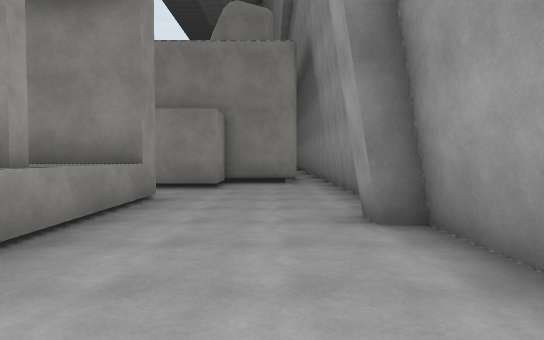
View 1 (above)

18 first-person views from a walk through a scene from a Unity 3-D project. The camera is 1.4 m above the floor, tilts 2° down and sees 75° across. The floor is counted in squares, 2 m on a side. Each view is taken from the middle of a square. On the plan, view 1 faces up. The plan holds only what a view shows up to about 11 squares ahead; the rest is blank. The place goes on beyond the plan. The player character is not drawn. Surface patterns are stand-ins for the level's own textures.

View 2
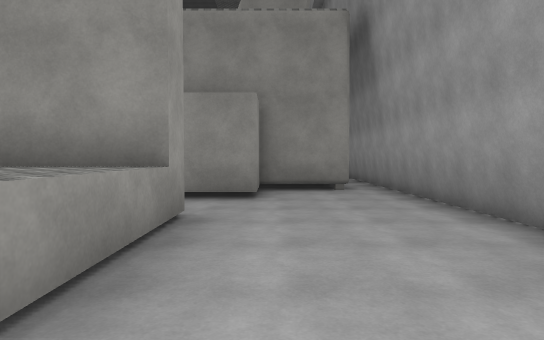

View 3
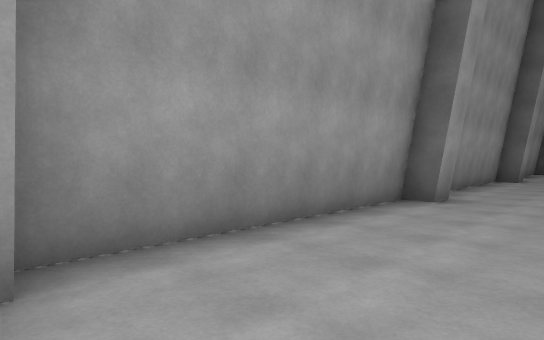

View 4
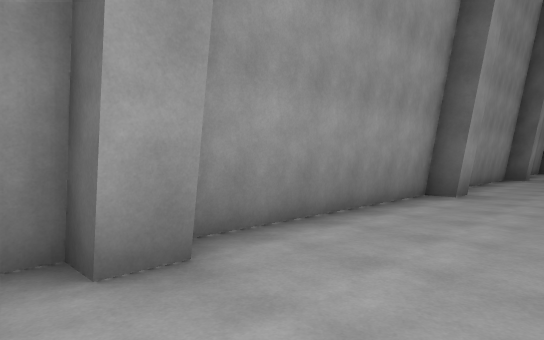

View 5
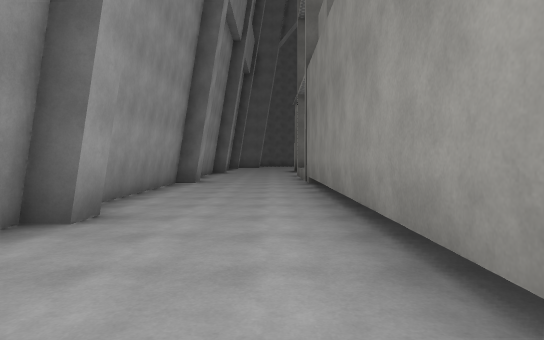

View 6
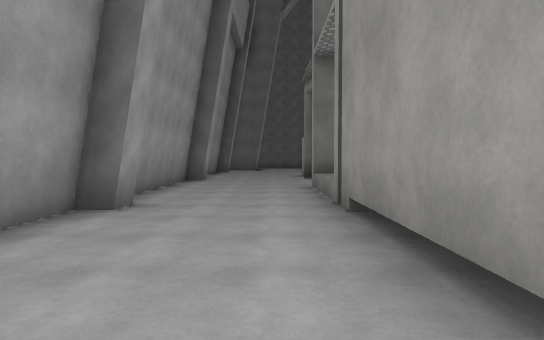

View 7
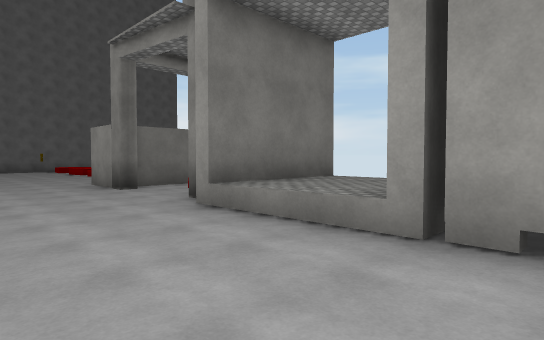

View 8
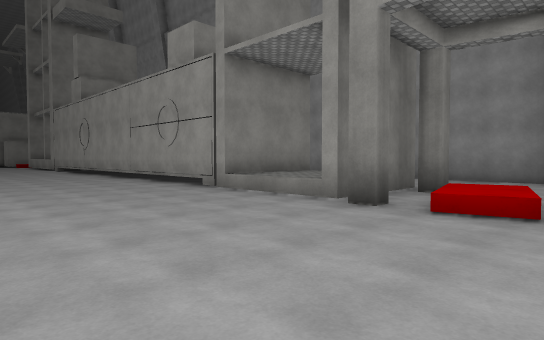

View 9
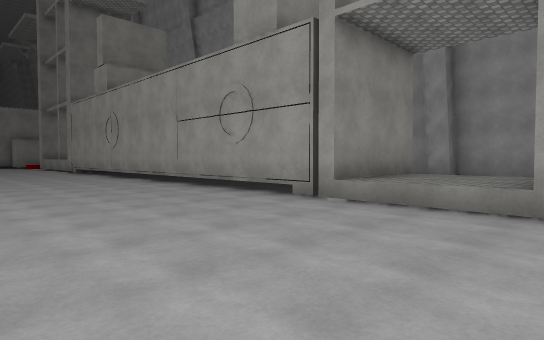

View 10
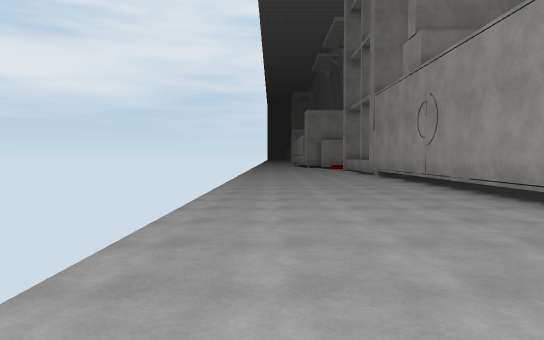

View 11
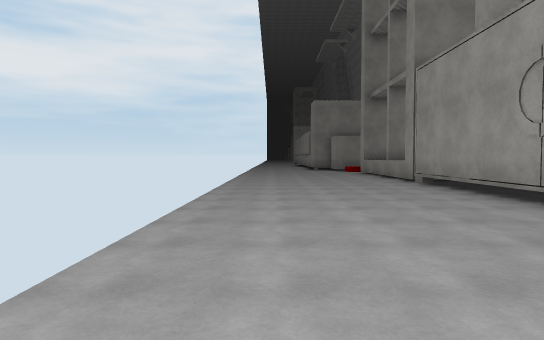

View 12
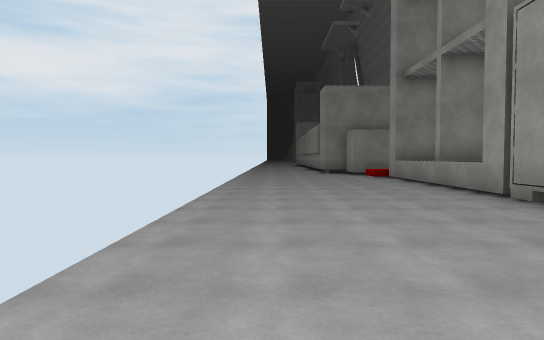

View 13
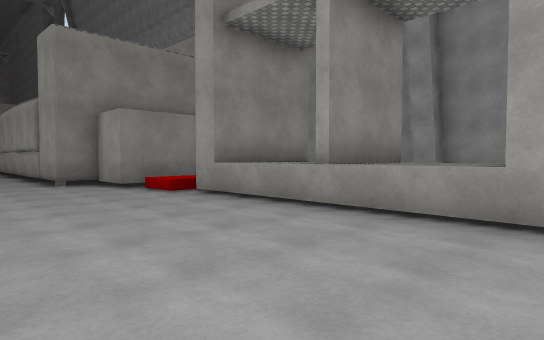

View 14
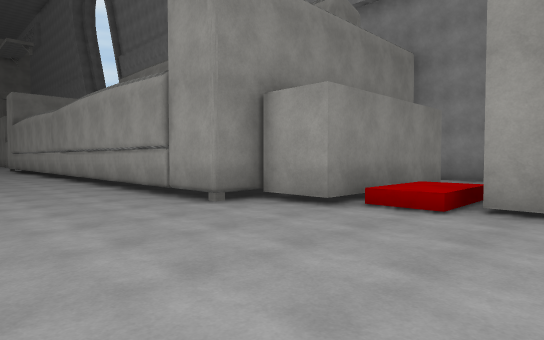

View 15
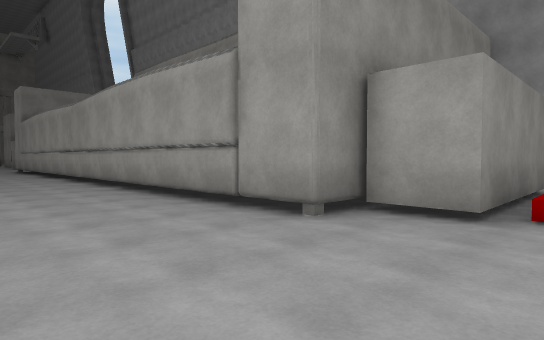

View 16
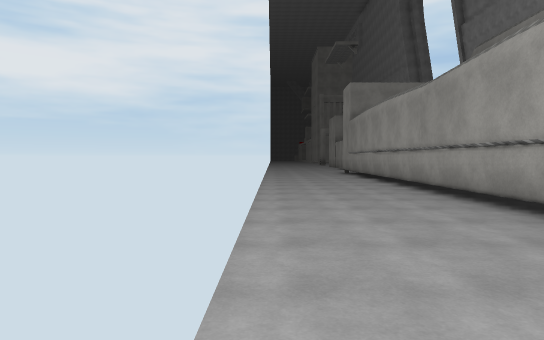

View 17
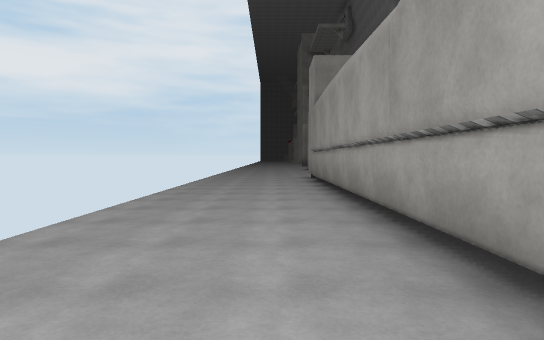

View 18
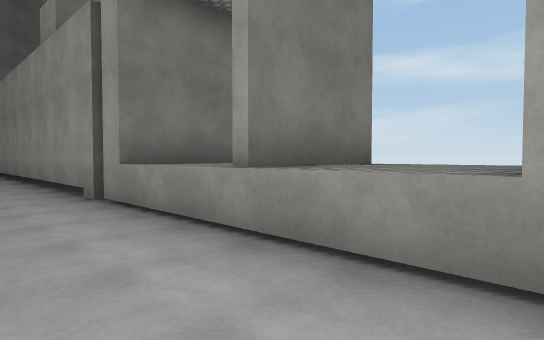

### Floor plan
Key: @ floor where view 1 was taken; # wall or solid block; . main floor; : floor 0.5 m higher than the main floor; / step, stairs or slope; = window, fence, low wall or low ledge; ^ raised ledge.
Columns run from 10 left of view 1 to 2 right of it. Each row starts with its distance up from view 1.
 22 ....#
 21 ....#
 20 ....#
 19 ....#
 18 ....#
 17 ....#
 16 ....#
 15 ....#
 14 ....#
 13 ....#       #
 12 ....#      .#
 11 ....#      .#
 10 ....##  ###.#
  9 .....#  #...#
  8 .....####...#
  7 .....::.....#
  6 .....####...#
  5 .....^^^^...#
  4 .....^^^^..##
  3 .....^^^^...#
  2 .....^^^^...#
  1 .....^^^^...#
  0 .....#  #.@.#
 -1 .....=  #...#
 -2 .....=  #..##
 -3 .....=  #...#
 -4 .....=  #...#
 -5 .....#  #...#
 -6 .....=  #...#
 -7 .....=  #...#
 -8 .....=  #..##
 -9 .....#  #...#
-10 .....=  #...#
-11 .....=  #...#
-12 .....=  #...#
-13 .....=  #...#
-14 .....####..##
-15 .....^^^^...#
-16 .....^^^^...#
-17 .....^##^...#
-18 .....#..#...#
-19 .....//.....#
-20 .....//....##
-21 ..... #.#..
-22       ###..

Positions as (right, up) in squares from view 1, and headings:
1: (0, 0), facing up
2: (-1, 2), facing up
3: (-1, 4), facing down-right
4: (-1, -1), facing down-right
5: (-1, -4), facing down
6: (-1, -9), facing down
7: (1, -13), facing down-left
8: (-10, -21), facing up-right
9: (-10, -18), facing up-right
10: (-9, -14), facing up
11: (-9, -10), facing up
12: (-9, -6), facing up
13: (-9, 0), facing up-right
14: (-10, 5), facing up-right
15: (-10, 7), facing up-right
16: (-10, 11), facing up
17: (-8, 15), facing up
18: (0, 6), facing down-left
